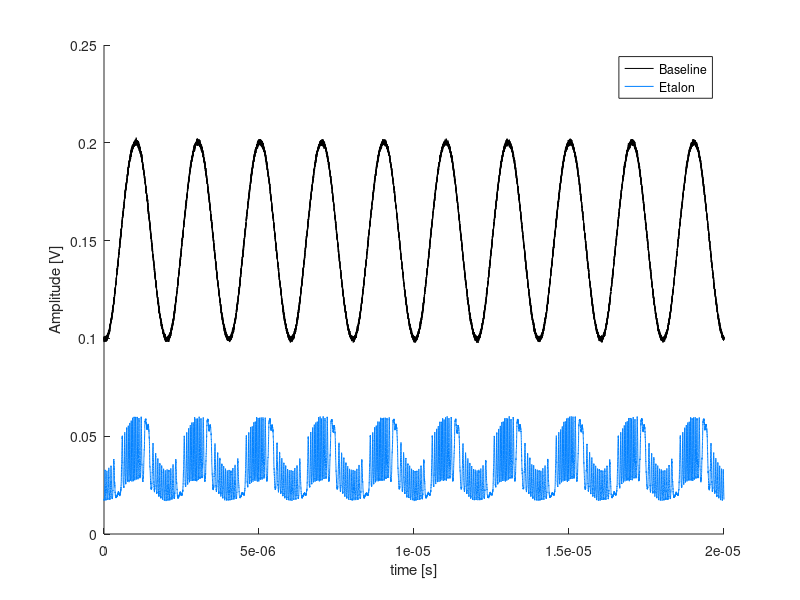

Write MATLAB code to recreate this figure. (Note: this script raises an error after producing the figure.)
% This script loads in the sample data and determines the intensity
% characterization parameters for WMS. First a cosine wave at 1f is fit to
% the baseline and then a cosine wave at 2f is fit to the residual. The DC
% normalized intensity modulation amplitudes are printed at the end.
% When the nonlinear solver fails to converge, generally chaning the inital
% phase guess solves the problem. The phase of the 1st and 2nd order fits
% are inputs into the etalon_post_processing.m script where the actual
% relative phase shifts will be determined.
% 
% written by Jose Guerrero, University of Michigan - Aerospace Department 
% joseguer@umich.edu


clc;
clear;
close all;
rgb = [0,0.5,1];

%% Load Data

load('etalon_dat.mat') % loads in variable "dat"
t = dat.t;
baseline = dat.baseline;
etalon = dat.etalon;
f = dat.f;

figure
hold on;
plot(t,baseline,'k')
plot(t,etalon,'color',rgb)
legend('Baseline','Etalon','box','on')
hold off
box off
xlabel('time [s]')
ylabel('Amplitude [V]')

%% Intensity Characterization

%First order terms 

i0 = (max(baseline) - min(baseline))/2;
phi = 1.4*pi;
b = mean(baseline); 
X0 = [i0,phi,b];

fit_param = lsqnonlin(@(X) cosinefit_lsq(t,baseline,X(1),X(2),X(3),f),X0,[0.8*i0,0,0.8*b],[1.2*i0,2*pi,1.2*b]);

i0 = fit_param(1);
phi = fit_param(2);
b = fit_param(3);

figure; plot(t,baseline);
hold on;
plot(t,i0*cos(2*pi*f*t+phi)+b,'r--','LineWidth',2)
xlabel('time (s)')
ylabel('Amplitude [V]')
legend('Baseline','1st-order fit','box','on')

%Second order terms 

%residual
res = baseline - i0*cos(2*pi*f*t+phi) - b;

i2 = (max(res) - min(res))/2;
phi2 = 0.2*pi; 
b2 = 0;
X0 = [i2,phi2];
fit_param = lsqnonlin(@(X) cosinefit_lsq(t,res,X(1),X(2),b2,2*f),X0,[0.25*i2,0],[1.5*i2,2*pi]);

i2 = fit_param(1);
phi2 = fit_param(2);

figure; plot(t,res);
hold on;
plot(t,i2*cos(2*pi*2*f*t+phi2),'r-','LineWidth',2)
xlabel('time (s)')
ylabel('Amplitude [V]')
legend('Residual','2nd-order fit','box','on')
box off


%% Plots 

Idc = b;
scan_fit =  Idc + i0*cos(2*pi*f*t+phi) + i2*cos(2*pi*(2*f)*t+phi2);

figure;
hAxis(1) = subplot(2,1,1);
plot(t,baseline)
hold on
plot(t,scan_fit,'--')
legend('Baseline','Fit','box','on')
ylabel('Amplitude [V]')
box off

hAxis(2) = subplot(2,1,2);
plot(t,(scan_fit-baseline)*100./baseline)
ylabel('$\%$')
legend('Residual','box','on')
xlabel('time (s)')
box off

clc

%The actual relative phase-shifts are determined after post-processig the
%etalon signal

format short g
A = [i0/Idc, phi/pi, i2/Idc, phi2/pi, Idc];
T = array2table(A,...
    'VariableNames',{'i0','phi1/pi','i2','phi2/pi','Idc'})

%%

function r = cosinefit_lsq(t,dat,a,phi,b,f)
r = dat - a*cos(2*pi*f*t + phi)- b;
end
